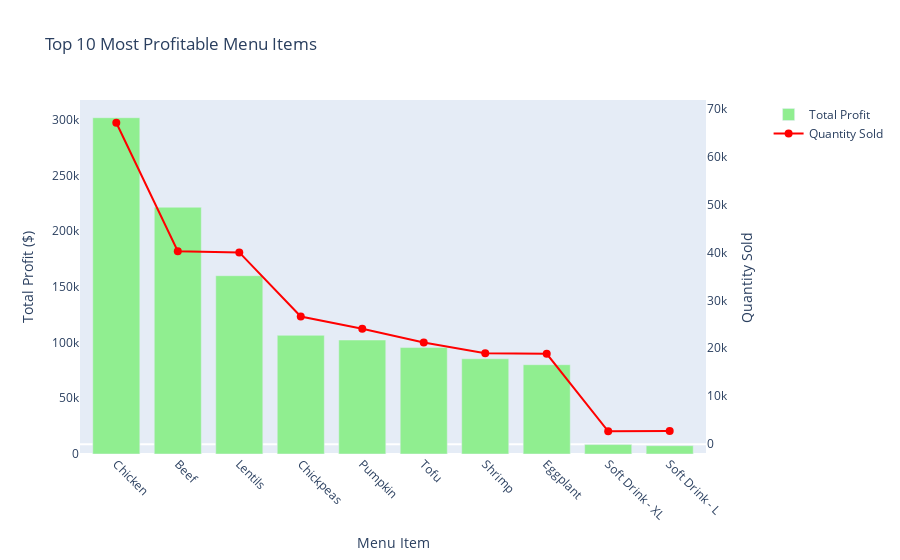

Notebook code for this chart:
### Markdown cell above
# 11. Top 10 Most Profitable Items

### Code cell
# Create the plot
fig = go.Figure()

# Bar chart for total profit
fig.add_trace(go.Bar(
    x=top_10_items['Ingredient'],
    y=top_10_items['Profit'],
    name='Total Profit',
    marker_color='lightgreen',
    hovertemplate='Item: %{x}<br>Total Profit: $%{y:.2f}<extra></extra>'
))

# Line chart for quantity sold
fig.add_trace(go.Scatter(
    x=top_10_items['Ingredient'],
    y=top_10_items['Quantity'],
    name='Quantity Sold',
    yaxis='y2',
    mode='lines+markers',
    line=dict(color='red', width=2),
    marker=dict(size=8),
    hovertemplate='Item: %{x}<br>Quantity Sold: %{y}<extra></extra>'
))

# Update layout
fig.update_layout(
    title='Top 10 Most Profitable Menu Items',
    xaxis=dict(title='Menu Item'),
    yaxis=dict(title='Total Profit ($)', side='left', showgrid=False),
    yaxis2=dict(title='Quantity Sold', side='right', overlaying='y', showgrid=False),
    legend=dict(x=1.1, y=1, bgcolor='rgba(255, 255, 255, 0.5)'),
    barmode='group',
    bargap=0.15,
    bargroupgap=0.1
)

# Adjust hover info
fig.update_traces(
    hoverinfo="text",
    hoverlabel=dict(bgcolor="white", font_size=12),
    hovertemplate="Item: %{x}<br>" +
                  "Total Profit: $%{y:.2f}<br>" +
                  "Quantity Sold: %{customdata[0]}<br>" +
                  "Profit per Item: $%{customdata[1]:.2f}<extra></extra>",
    customdata=top_10_items[['Quantity', 'Profit']].div(top_10_items['Quantity'], axis=0)
)

# Rotate x-axis labels for better readability
fig.update_xaxes(tickangle=45)

fig.show()

### Figure 1 — Plotly figure (JSON) as saved in the notebook; plotly's stock layout.template omitted (floating-point values rounded to 4 significant figures)
{"data": [{"customdata": [[1, 4.5], [1, 5.5], [1, 4], [1, 4], [1, 4.25], [1, 4.5], [1, 4.5], [1, 4.25], [1, 3.15], [1, 2.7]], "hoverinfo": "text", "hoverlabel": {"bgcolor": "white", "font": {"size": 12}}, "hovertemplate": "Item: %{x}<br>Total Profit: $%{y:.2f}<br>Quantity Sold: %{customdata[0]}<br>Profit per Item: $%{customdata[1]:.2f}<extra></extra>", "marker": {"color": "lightgreen"}, "name": "Total Profit", "type": "bar", "x": ["Chicken", "Beef", "Lentils", "Chickpeas", "Pumpkin", "Tofu", "Shrimp", "Eggplant", "Soft Drink - XL", "Soft Drink - L"], "y": [301743, 221400.0, 159976, 106480, 102289, 95508, 85430.0, 80130.0, 8458.0, 7444.0]}, {"customdata": [[1, 4.5], [1, 5.5], [1, 4], [1, 4], [1, 4.25], [1, 4.5], [1, 4.5], [1, 4.25], [1, 3.15], [1, 2.7]], "hoverinfo": "text", "hoverlabel": {"bgcolor": "white", "font": {"size": 12}}, "hovertemplate": "Item: %{x}<br>Total Profit: $%{y:.2f}<br>Quantity Sold: %{customdata[0]}<br>Profit per Item: $%{customdata[1]:.2f}<extra></extra>", "line": {"color": "red", "width": 2}, "marker": {"size": 8}, "mode": "lines+markers", "name": "Quantity Sold", "type": "scatter", "x": ["Chicken", "Beef", "Lentils", "Chickpeas", "Pumpkin", "Tofu", "Shrimp", "Eggplant", "Soft Drink - XL", "Soft Drink - L"], "y": [67054, 40257, 39994, 26620, 24068, 21224, 18985, 18854, 2685, 2757], "yaxis": "y2"}], "layout": {"bargap": 0.15, "bargroupgap": 0.1, "barmode": "group", "legend": {"bgcolor": "rgba(255, 255, 255, 0.5)", "x": 1.1, "y": 1}, "title": {"text": "Top 10 Most Profitable Menu Items"}, "xaxis": {"tickangle": 45, "title": {"text": "Menu Item"}}, "yaxis": {"showgrid": false, "side": "left", "title": {"text": "Total Profit ($)"}}, "yaxis2": {"overlaying": "y", "showgrid": false, "side": "right", "title": {"text": "Quantity Sold"}}}}
